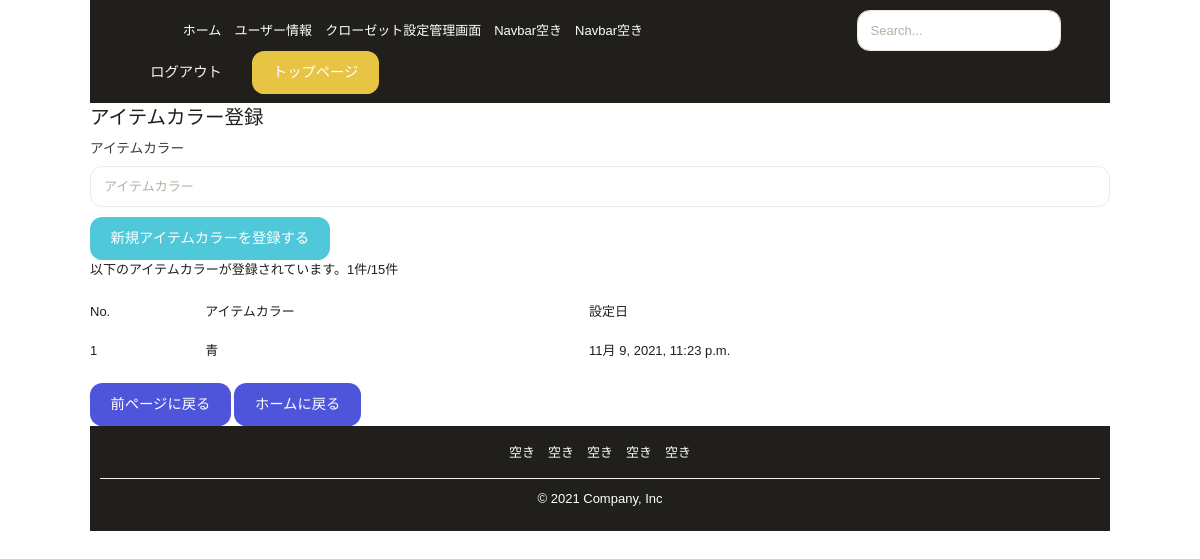
/contents/item-color-create/ (signed in), run on an earlier commit of the app's database.
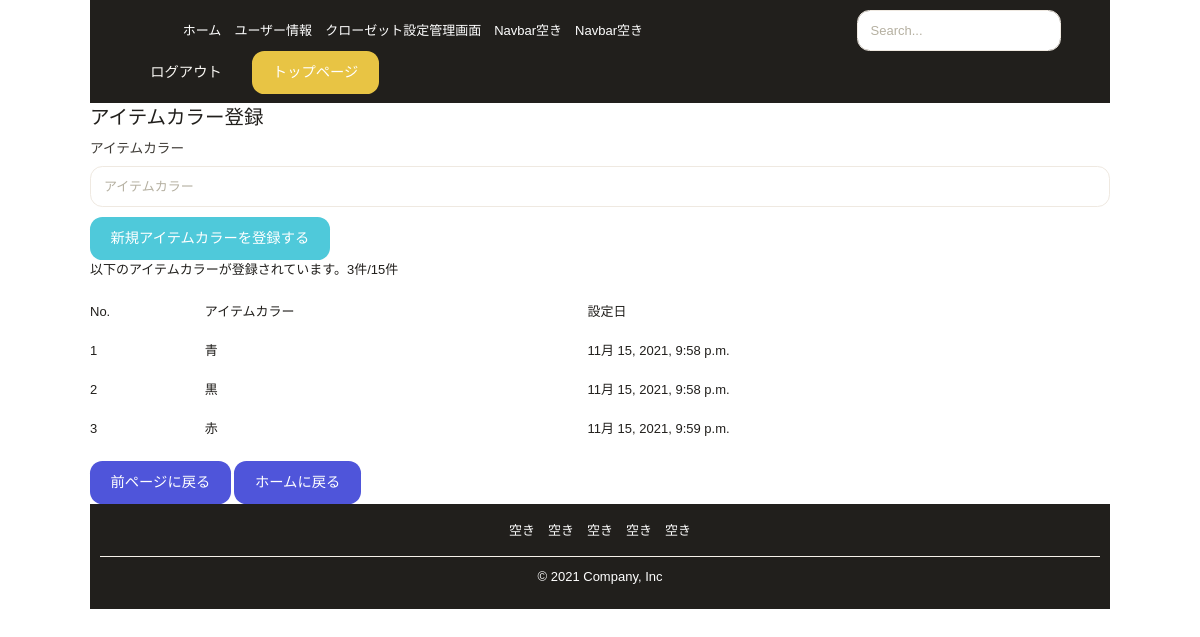
And on a later commit of the database.
### contents/models.py (models this page shows, shortened)
class ItemColor(models.Model):
    user = models.ForeignKey(settings.AUTH_USER_MODEL, verbose_name='ユーザー', on_delete=models.CASCADE, null=True)
    create_date = models.DateTimeField(verbose_name='作成日', auto_now_add=True)
    item_color = models.CharField(verbose_name='アイテムカラー', max_length=255, unique=True)

### contents/views.py (the view)
# urls.py: path('item-color-create/', item_color_CreateView, name='item_color_create'),
@login_required
def item_color_CreateView(request):
    item_color_list = ItemColor.objects.filter(user_id = request.user)
    if request.method == 'POST':
        form = ItemColorCreateForm(request.POST)
        if form.is_valid():
            item_color = form.save(commit=False)
            item_color.user = request.user
            item_color.save()
            return redirect('item_color_create_complete')
    else:
        form = ItemColorCreateForm()
    return render(request,'contents/item_category_registration/item_color_create.html', {'form':form, "item_color_list":item_color_list })

### contents/forms.py (shortened to what this page needs)
class ItemColorCreateForm(forms.ModelForm):
    class Meta:
        model = ItemColor
        fields = ('item_color',)
        labels = {'item_color':'アイテムカラー'}

### templates/contents/item_category_registration/item_color_create.html (shortened to what this page needs)
{% extends 'contents/contents_base.html' %}
{% load static django_bootstrap5 humanize %}
{% block content %}
<div class="container">
    <form action='' method='POST'>{% csrf_token %}
        <legend>アイテムカラー登録</legend>
        {% bootstrap_form form %}
        {% bootstrap_button button_type="submit" content="新規アイテムカラーを登録する" %}
    </form>
</div>
<div class="container">
    {% if item_color_list %}
    <p>以下のアイテムカラーが登録されています。{{ item_color_list.count }}件/15件</p>
    <table class="table">
        <thead>
            <tr>
                <th>No.</th>
                <th>アイテムカラー</th>
                <th>設定日</th>
            </tr>
        </thead>
        <tbody>
        {% for field in item_color_list %}
            <tr>
                <td>{{ forloop.counter }}</td>
                <td>{{ field.item_color }}</td>
                <td>{{ field.create_date }}</td>
            </tr>
            {% endfor %}
        </tbody>
    </table>
    {% else %}
    <p>アイテムカラーは登録されていません</p>
    {% endif %}
    <a href="{% url 'item_category_gate' %}" class="btn btn-md btn-info space_top" type="submit">前ページに戻る</a>
    <a href="{% url 'home' %}" class="btn btn-md btn-info space_top" type="submit">ホームに戻る</a>
</div>
{% endblock content %}

What changed in the data, as far as the page shows it:
removed ItemColor: item_color "青", create_date "11月 9, 2021, 11:23 p.m."
added ItemColor: item_color "青", create_date "11月 15, 2021, 9:58 p.m."
added ItemColor: item_color "黒", create_date "11月 15, 2021, 9:58 p.m."
added ItemColor: item_color "赤", create_date "11月 15, 2021, 9:59 p.m."
Also different on the page:
{{ item_color_list.count }}: "1" → "3"
